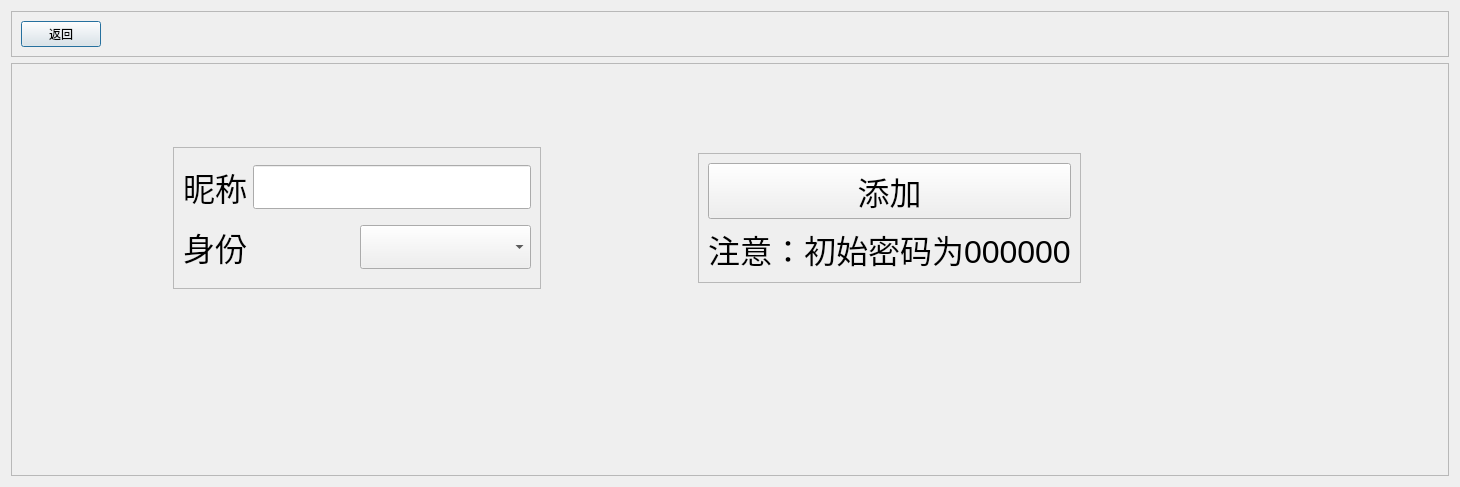
<?xml version="1.0" encoding="UTF-8"?>
<ui version="4.0">
 <class>zgnep_userTeacherAdd</class>
 <widget class="QDialog" name="zgnep_userTeacherAdd">
  <property name="geometry">
   <rect>
    <x>0</x>
    <y>0</y>
    <width>1460</width>
    <height>487</height>
   </rect>
  </property>
  <property name="windowTitle">
   <string>Dialog</string>
  </property>
  <layout class="QGridLayout" name="gridLayout" rowstretch="1,11">
   <item row="0" column="0">
    <widget class="QFrame" name="frame">
     <property name="frameShape">
      <enum>QFrame::StyledPanel</enum>
     </property>
     <property name="frameShadow">
      <enum>QFrame::Raised</enum>
     </property>
     <layout class="QGridLayout" name="gridLayout_4">
      <item row="0" column="0">
       <widget class="QPushButton" name="pushButton">
        <property name="text">
         <string>返回</string>
        </property>
       </widget>
      </item>
      <item row="0" column="1">
       <spacer name="horizontalSpacer_2">
        <property name="orientation">
         <enum>Qt::Horizontal</enum>
        </property>
        <property name="sizeHint" stdset="0">
         <size>
          <width>1333</width>
          <height>20</height>
         </size>
        </property>
       </spacer>
      </item>
     </layout>
    </widget>
   </item>
   <item row="1" column="0">
    <widget class="QFrame" name="frame_2">
     <property name="frameShape">
      <enum>QFrame::StyledPanel</enum>
     </property>
     <property name="frameShadow">
      <enum>QFrame::Raised</enum>
     </property>
     <layout class="QGridLayout" name="gridLayout_5">
      <item row="0" column="1">
       <spacer name="verticalSpacer_2">
        <property name="orientation">
         <enum>Qt::Vertical</enum>
        </property>
        <property name="sizeHint" stdset="0">
         <size>
          <width>20</width>
          <height>61</height>
         </size>
        </property>
       </spacer>
      </item>
      <item row="0" column="3" rowspan="2">
       <spacer name="verticalSpacer_4">
        <property name="orientation">
         <enum>Qt::Vertical</enum>
        </property>
        <property name="sizeHint" stdset="0">
         <size>
          <width>20</width>
          <height>67</height>
         </size>
        </property>
       </spacer>
      </item>
      <item row="1" column="1" rowspan="3">
       <widget class="QFrame" name="frame_3">
        <property name="frameShape">
         <enum>QFrame::StyledPanel</enum>
        </property>
        <property name="frameShadow">
         <enum>QFrame::Raised</enum>
        </property>
        <layout class="QGridLayout" name="gridLayout_2">
         <item row="0" column="0">
          <layout class="QHBoxLayout" name="horizontalLayout">
           <item>
            <widget class="QLabel" name="label">
             <property name="font">
              <font>
               <pointsize>24</pointsize>
              </font>
             </property>
             <property name="text">
              <string>昵称</string>
             </property>
            </widget>
           </item>
           <item>
            <widget class="QLineEdit" name="lineEdit">
             <property name="font">
              <font>
               <pointsize>24</pointsize>
              </font>
             </property>
            </widget>
           </item>
          </layout>
         </item>
         <item row="1" column="0">
          <layout class="QHBoxLayout" name="horizontalLayout_2">
           <item>
            <widget class="QLabel" name="label_2">
             <property name="font">
              <font>
               <pointsize>24</pointsize>
              </font>
             </property>
             <property name="text">
              <string>身份</string>
             </property>
            </widget>
           </item>
           <item>
            <widget class="QComboBox" name="comboBox">
             <property name="font">
              <font>
               <pointsize>24</pointsize>
              </font>
             </property>
            </widget>
           </item>
          </layout>
         </item>
        </layout>
       </widget>
      </item>
      <item row="2" column="0">
       <spacer name="horizontalSpacer">
        <property name="orientation">
         <enum>Qt::Horizontal</enum>
        </property>
        <property name="sizeHint" stdset="0">
         <size>
          <width>128</width>
          <height>20</height>
         </size>
        </property>
       </spacer>
      </item>
      <item row="2" column="2">
       <spacer name="horizontalSpacer_3">
        <property name="orientation">
         <enum>Qt::Horizontal</enum>
        </property>
        <property name="sizeHint" stdset="0">
         <size>
          <width>148</width>
          <height>20</height>
         </size>
        </property>
       </spacer>
      </item>
      <item row="2" column="3">
       <widget class="QFrame" name="frame_4">
        <property name="frameShape">
         <enum>QFrame::StyledPanel</enum>
        </property>
        <property name="frameShadow">
         <enum>QFrame::Raised</enum>
        </property>
        <layout class="QGridLayout" name="gridLayout_3">
         <item row="0" column="0">
          <widget class="QPushButton" name="pushButton_2">
           <property name="font">
            <font>
             <pointsize>24</pointsize>
            </font>
           </property>
           <property name="text">
            <string>添加</string>
           </property>
          </widget>
         </item>
         <item row="1" column="0">
          <widget class="QLabel" name="label_3">
           <property name="font">
            <font>
             <pointsize>24</pointsize>
            </font>
           </property>
           <property name="text">
            <string>注意：初始密码为000000</string>
           </property>
          </widget>
         </item>
        </layout>
       </widget>
      </item>
      <item row="2" column="4">
       <spacer name="horizontalSpacer_4">
        <property name="orientation">
         <enum>Qt::Horizontal</enum>
        </property>
        <property name="sizeHint" stdset="0">
         <size>
          <width>358</width>
          <height>20</height>
         </size>
        </property>
       </spacer>
      </item>
      <item row="3" column="3" rowspan="2">
       <spacer name="verticalSpacer_3">
        <property name="orientation">
         <enum>Qt::Vertical</enum>
        </property>
        <property name="sizeHint" stdset="0">
         <size>
          <width>20</width>
          <height>177</height>
         </size>
        </property>
       </spacer>
      </item>
      <item row="4" column="1">
       <spacer name="verticalSpacer">
        <property name="orientation">
         <enum>Qt::Vertical</enum>
        </property>
        <property name="sizeHint" stdset="0">
         <size>
          <width>20</width>
          <height>171</height>
         </size>
        </property>
       </spacer>
      </item>
     </layout>
    </widget>
   </item>
  </layout>
 </widget>
 <resources/>
 <connections/>
</ui>
